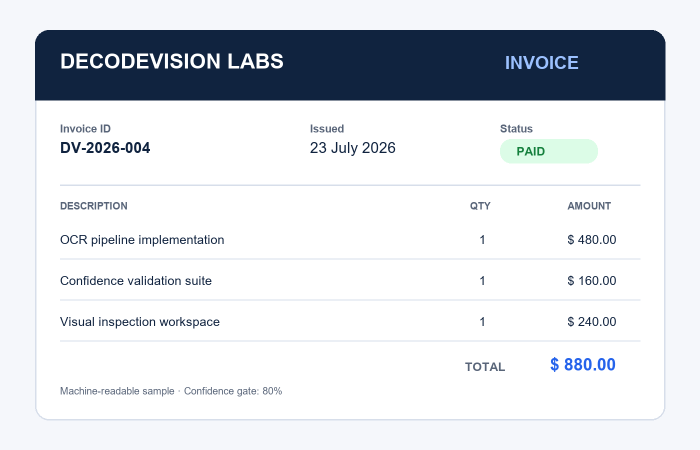
#> input picture 04-decodevision-ocr/data/samples/decodevision_invoice.png, 1400 x 900 px (shown at 1/2 size)
$ python -i preprocessing.py   (imports and definitions only)
#> lines starting #> are read from the running program, lines starting #| are printed output that depends on the picture
"""Deterministic OpenCV preprocessing for document OCR."""

from __future__ import annotations

import cv2
import numpy as np

from .models import PreprocessedImage, PreprocessingConfig


class InvalidImageError(ValueError):
    """Raised when uploaded bytes cannot be decoded as an image."""


# [85 lines left out: functions decode_image, _threshold, deskew, preprocess_image, not called in this run]

>>> import cv2
>>> picture = cv2.imread('../../data/samples/decodevision_invoice.png', cv2.IMREAD_GRAYSCALE)
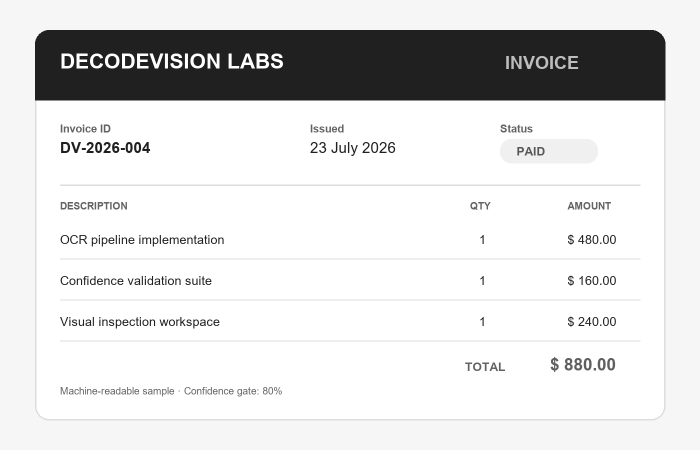
#> picture: shape (900, 1400) (shown at 1/2 size); min 32, max 255, mean 219.7
#> (the run stopped early here; a loop or call above may not have finished)
